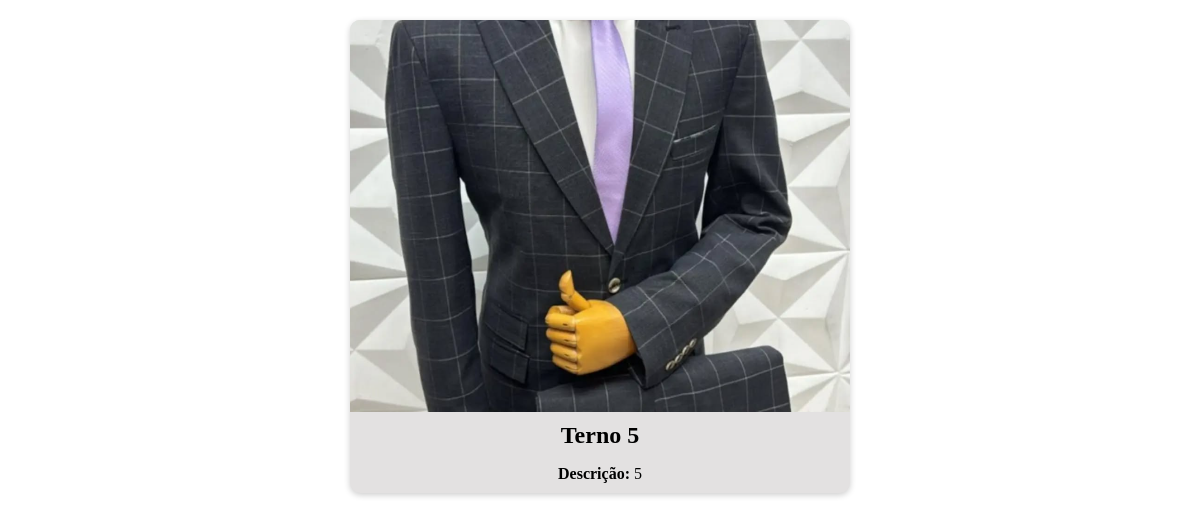
The app's page /terno/7/ with its own data.
### produtos/models.py (models this page shows)
class Terno (models.Model):
    titulo = models.CharField(max_length=50,verbose_name= 'Titulo')
    descricao= models.TextField(max_length=250,blank= True, null=True,verbose_name = 'Texto')
    tamanho= models.ManyToManyField(Tamanho,related_name='ternos')
    img = models.ImageField(upload_to='produtos/',verbose_name='Imagem 1')

### produtos/views.py (the view)
# urls.py: path('terno/<int:pk>/',TernoDetailview.as_view(), name='terno_detail'),
class TernoDetailview(DetailView):
    model=Terno
    template_name = 'teste.html'

### produtos/templates/teste.html (shortened to what this page needs)
{% block content %}
  <div class="car-card">
    {% if object.img %}
      <img src="{{ object.img.url }}" alt="{{ object.titulo }} - {{ object.descricao }} ">
    {% else %}
      <p class="no-photo">Foto não disponível</p>
    {% endif %}
    <h2>{{ object.titulo }}</h2>
    {% if object.descricao %}
      <p><strong>Descrição:</strong> {{ object.descricao }}</p>
    {% endif %}
  </div>
{% endblock %}

### produtos/templates/teste.html (style rules this page uses)
.car-card { background-color: #e3e1e1; box-shadow: 0 2px 6px rgba(0, 0, 0, 0.2); border-radius: 10px; overflow: hidden; text-align: center; transition: all 0.3s ease; max-width: 500px; margin: 20px auto 0; margin-bottom: 20px; }
.car-card img { width: 100%; height: 50%; object-fit: cover; }
.car-card h2 { font-size: 1.5rem; margin: 10px; }
.car-card p { font-size: 1rem; margin-bottom: 10px; }

### records on screen
Terno: img (picture), titulo "Terno 5", descricao "5"
